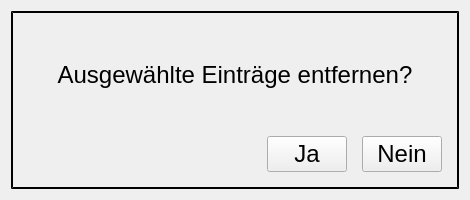
<?xml version="1.0" encoding="UTF-8"?>
<ui version="4.0">
 <class>RemoveEntriesDialog</class>
 <widget class="QDialog" name="RemoveEntriesDialog">
  <property name="windowModality">
   <enum>Qt::ApplicationModal</enum>
  </property>
  <property name="geometry">
   <rect>
    <x>0</x>
    <y>0</y>
    <width>470</width>
    <height>200</height>
   </rect>
  </property>
  <property name="sizePolicy">
   <sizepolicy hsizetype="Fixed" vsizetype="Fixed">
    <horstretch>0</horstretch>
    <verstretch>0</verstretch>
   </sizepolicy>
  </property>
  <property name="minimumSize">
   <size>
    <width>470</width>
    <height>200</height>
   </size>
  </property>
  <property name="maximumSize">
   <size>
    <width>470</width>
    <height>200</height>
   </size>
  </property>
  <property name="windowTitle">
   <string/>
  </property>
  <property name="styleSheet">
   <string notr="true">QFrame{border: 2px outset black;}

QLabel
{
border: 0px;
}</string>
  </property>
  <layout class="QVBoxLayout" name="verticalLayout_2">
   <item>
    <widget class="QFrame" name="frame">
     <property name="frameShape">
      <enum>QFrame::StyledPanel</enum>
     </property>
     <property name="frameShadow">
      <enum>QFrame::Raised</enum>
     </property>
     <property name="lineWidth">
      <number>4</number>
     </property>
     <layout class="QVBoxLayout" name="verticalLayout_3">
      <property name="spacing">
       <number>0</number>
      </property>
      <property name="leftMargin">
       <number>0</number>
      </property>
      <property name="topMargin">
       <number>0</number>
      </property>
      <property name="rightMargin">
       <number>0</number>
      </property>
      <property name="bottomMargin">
       <number>0</number>
      </property>
      <item>
       <layout class="QVBoxLayout" name="verticalLayout">
        <item>
         <spacer name="verticalSpacer">
          <property name="orientation">
           <enum>Qt::Vertical</enum>
          </property>
          <property name="sizeHint" stdset="0">
           <size>
            <width>20</width>
            <height>40</height>
           </size>
          </property>
         </spacer>
        </item>
        <item>
         <widget class="QLabel" name="label_text">
          <property name="font">
           <font>
            <pointsize>18</pointsize>
           </font>
          </property>
          <property name="lineWidth">
           <number>1</number>
          </property>
          <property name="text">
           <string>&lt;html&gt;&lt;head/&gt;&lt;body&gt;&lt;p&gt;Ausgewählte Einträge entfernen?&lt;/p&gt;&lt;/body&gt;&lt;/html&gt;</string>
          </property>
          <property name="alignment">
           <set>Qt::AlignCenter</set>
          </property>
         </widget>
        </item>
        <item>
         <spacer name="verticalSpacer_2">
          <property name="orientation">
           <enum>Qt::Vertical</enum>
          </property>
          <property name="sizeHint" stdset="0">
           <size>
            <width>20</width>
            <height>40</height>
           </size>
          </property>
         </spacer>
        </item>
        <item>
         <layout class="QHBoxLayout" name="horizontalLayout_2">
          <property name="rightMargin">
           <number>15</number>
          </property>
          <property name="bottomMargin">
           <number>15</number>
          </property>
          <item>
           <spacer name="horizontalSpacer">
            <property name="orientation">
             <enum>Qt::Horizontal</enum>
            </property>
            <property name="sizeType">
             <enum>QSizePolicy::MinimumExpanding</enum>
            </property>
            <property name="sizeHint" stdset="0">
             <size>
              <width>0</width>
              <height>0</height>
             </size>
            </property>
           </spacer>
          </item>
          <item>
           <widget class="QPushButton" name="pushButton_yes">
            <property name="font">
             <font>
              <pointsize>18</pointsize>
             </font>
            </property>
            <property name="focusPolicy">
             <enum>Qt::NoFocus</enum>
            </property>
            <property name="text">
             <string>Ja</string>
            </property>
           </widget>
          </item>
          <item>
           <spacer name="horizontalSpacer_2">
            <property name="orientation">
             <enum>Qt::Horizontal</enum>
            </property>
            <property name="sizeType">
             <enum>QSizePolicy::Fixed</enum>
            </property>
            <property name="sizeHint" stdset="0">
             <size>
              <width>15</width>
              <height>0</height>
             </size>
            </property>
           </spacer>
          </item>
          <item>
           <widget class="QPushButton" name="pushButton_no">
            <property name="font">
             <font>
              <pointsize>18</pointsize>
              <weight>50</weight>
              <bold>false</bold>
             </font>
            </property>
            <property name="focusPolicy">
             <enum>Qt::NoFocus</enum>
            </property>
            <property name="text">
             <string>Nein</string>
            </property>
           </widget>
          </item>
         </layout>
        </item>
       </layout>
      </item>
     </layout>
    </widget>
   </item>
  </layout>
 </widget>
 <resources/>
 <connections/>
</ui>
